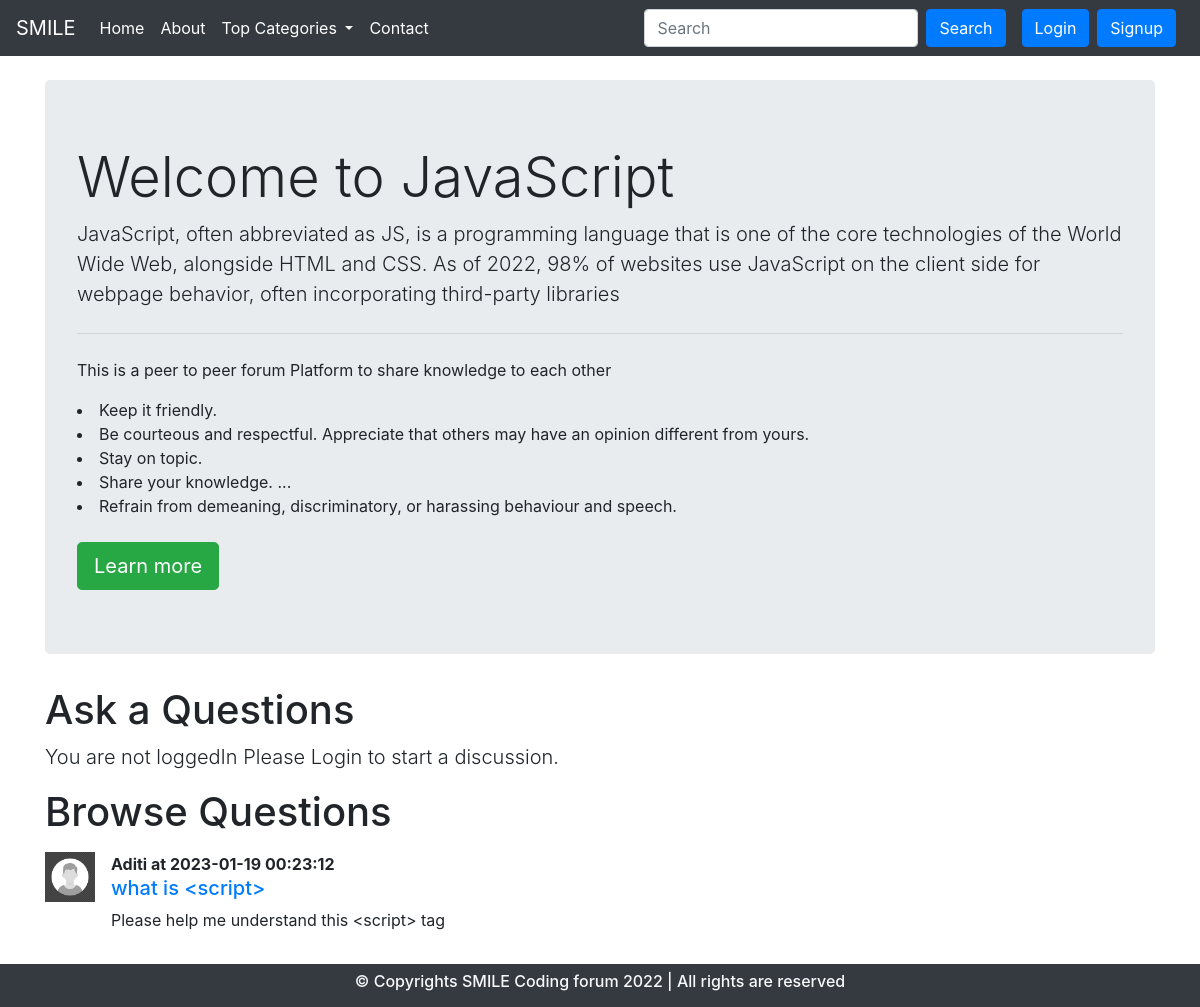
The app's page /threadlist.php?catid=2 with its own data.
### tables this page shows
CREATE TABLE `category` (
  `category_id` int(8) NOT NULL,
  `category_name` varchar(255) NOT NULL,
  `category_description` text NOT NULL,
  `created` datetime NOT NULL DEFAULT current_timestamp()
);

CREATE TABLE `thread` (
  `thread_id` int(7) NOT NULL,
  `thread_title` varchar(255) NOT NULL,
  `thread_desc` text NOT NULL,
  `thread_cat_id` int(7) NOT NULL,
  `thread_user_id` int(7) NOT NULL,
  `timestamp` datetime NOT NULL DEFAULT current_timestamp()
);

CREATE TABLE `users` (
  `user_id` int(8) NOT NULL,
  `name` varchar(255) NOT NULL,
  `user_email` varchar(255) NOT NULL,
  `user_password` varchar(255) NOT NULL,
  `timesstamp` datetime NOT NULL DEFAULT current_timestamp()
);

### threadlist.php (the view, shortened to what this page needs)
<!doctype html>
<html lang="en">
<head>
    <link rel="stylesheet" href="https://cdn.jsdelivr.net/npm/bootstrap@4.6.2/dist/css/bootstrap.min.css">
</head>
<body>
    <?php include 'partials/_dbconnect.php';  ?>
    <?php include 'partials/_header.php';   ?>
    <?php
    $id = $_GET['catid'];
    $sql = "SELECT * FROM `category` WHERE category_id=$id";
    $result = mysqli_query($conn, $sql);
    while ($row = mysqli_fetch_assoc($result)) {
        $catname = $row['category_name'];
        $catdesc = $row['category_description'];
    }
    ?>
    <?php
    echo '<div class="container my-4">
    <div class="jumbotron">
        <h1 class="display-4">Welcome to ' . $catname . '</h1>
        <p class="lead">' . $catdesc . '</p>
        <hr class="my-4">
        <p>This is a peer to peer forum Platform to share knowledge to each other</p>
        <li>Keep it friendly.</li>
        <li>Be courteous and respectful. Appreciate that others may have an opinion different from yours.</li>
        <li>Stay on topic.</li>
        <li>Share your knowledge. ...</li>
        <li>Refrain from demeaning, discriminatory, or harassing behaviour and speech.</li>
        <br>
        <a class="btn btn-success btn-lg" href="#" role="button">Learn more</a>
    </div>
</div>';
    ?>
<?php
if(isset($_SESSION['loggedin']) && $_SESSION['loggedin']==true){
    echo '<div class="container my-3">
         <h1>Ask a Questions</h1>
         <form action="'.$_SERVER['REQUEST_URI'].'" method="post">
             <div class="form-group">
                 <label for="title">Problem Title</label>
                 <input type="text" class="form-control" id="title" name="title" aria-describedby="title" placeholder="Enter Title">
                 <small id="emailHelp" class="form-text text-muted">Keep your title as short as possible.</small>
                 <input type="hidden" name="user_id" value="'.$_SESSION["user_id"].'">
             </div>
             <div class="form-group">
                 <label for="desc">Elaborate Your Problem</label>
                 <textarea class="form-control" id="desc" name="desc" rows="3"></textarea>
             </div>
             <button type="submit" class="btn btn-success">Submit</button>
         </form>
     </div>';
}
    else{
        echo '<div class="container">
        <h1>Ask a Questions</h1>
        <p class="lead">You are not loggedIn Please Login to start a discussion.</p>
        </div>';
    }
?>
    <div class="container">
        <h1>Browse Questions</h1>
        <?php
        $id = $_GET['catid'];
        $sql = "SELECT * FROM `thread` WHERE thread_cat_id = $id";
        $result = mysqli_query($conn, $sql);
        while ($row = mysqli_fetch_assoc($result)) {
            $thid = $row['thread_id'];
            $thtitle = $row['thread_title'];
            $thdesc = $row['thread_desc'];
            $thread_time = $row['timestamp'];
            $thread_user_id = $row['thread_user_id'];
            $sql2 = 'SELECT * FROM `users` WHERE user_id= '.$thread_user_id.'';
            $result2 = mysqli_query($conn, $sql2);
            $row2 = mysqli_fetch_assoc($result2);
            $name = $row2['name'];
            echo '<div class="media my-3">
            <img src="./img/user.jpg" width="50px" class="mr-3" alt="...">
            <div class="media-body">
            <p class="font-weight-bold my-0">'.$name.' at '.$thread_time.'</p>
                <h5 class="mt-0"><a href="thread.php?threadid=' . $thid . '">' . $thtitle . '</a></h5>
                <p>' . $thdesc . '</p>
            </div>
        </div>';
        }
        ?>
    </div>
    <?php include 'partials/_footer.php'; ?>
</body>
</html>

### records on screen
category: category_name "JavaScript", category_description "JavaScript, often abbreviated as JS, is a programming language that is one of the core technologies of the World Wide Web, alongside HTML and CSS. As of 2022, 98% of websites use JavaScript on the client side for webpage behavior, often incorporating third-party libraries"
thread: users.name "Aditi", timestamp "2023-01-19 00:23:12", thread_title "what is <script>", thread_desc "Please help me understand this <script> tag"
